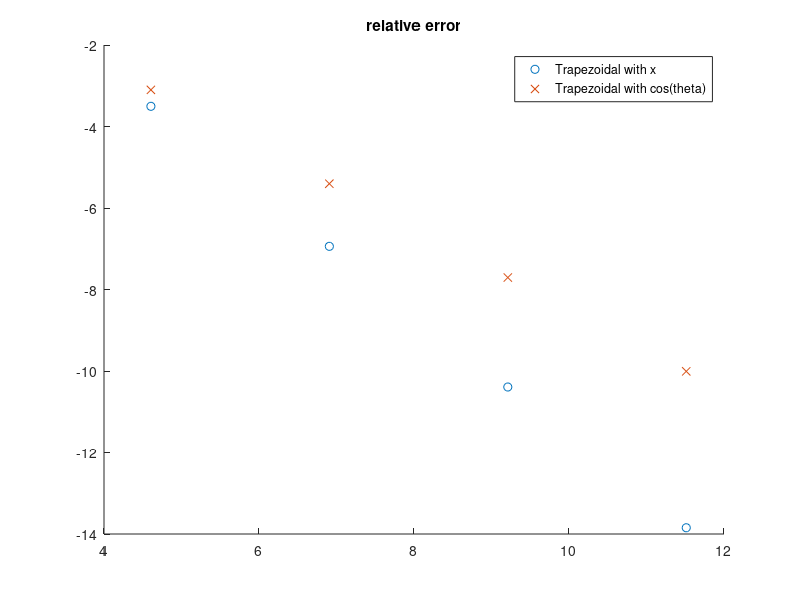

MATLAB code for this plot:
% Homework #9b
clc
clear;
close all;
%===================================
% (9b)
%-----------------------------------


%==========================================
%Changing Variables
nres=[10 1e2 1e3 1e4 1e5];
func= @(x) (1-x^2)^.5;
func2= @(th) -sin(th)*(1-cos(th)^2)^.5;
j=1;
while j<(length(nres)+1)
    trap(j)=0;
    caltrap(j)=0;
    exes=0:1/nres(j):1;
    cexes=linspace(acos(0),0,nres(j));
    for i=1:nres(j)
    texas(i)=func(exes(i));
    cali(i)=func2(cexes(i));
    end
    for i=2:nres(j)        
        %trapezoidal
        trap(j)=trap(j)+((texas(i)+texas(i-1))/2)*exes(2);
        caltrap(j)=caltrap(j)+((cali(i)+cali(i-1))/2)*exes(2);
    end
    j=j+1;
end
    k=2;
    while k < (length(nres)+1)
    b(k-1)=log(nres(k));
    texaserr(k-1)=trap(k)-trap(k-1);
    calierr(k-1)=caltrap(k)-caltrap(k-1);
    k=k+1;
    end
    
hold on  
plot(b,log(texaserr),'o',b,log(calierr),'x')
legend('Trapezoidal with x','Trapezoidal with cos(theta)')
title('relative error')    

%==========================================


